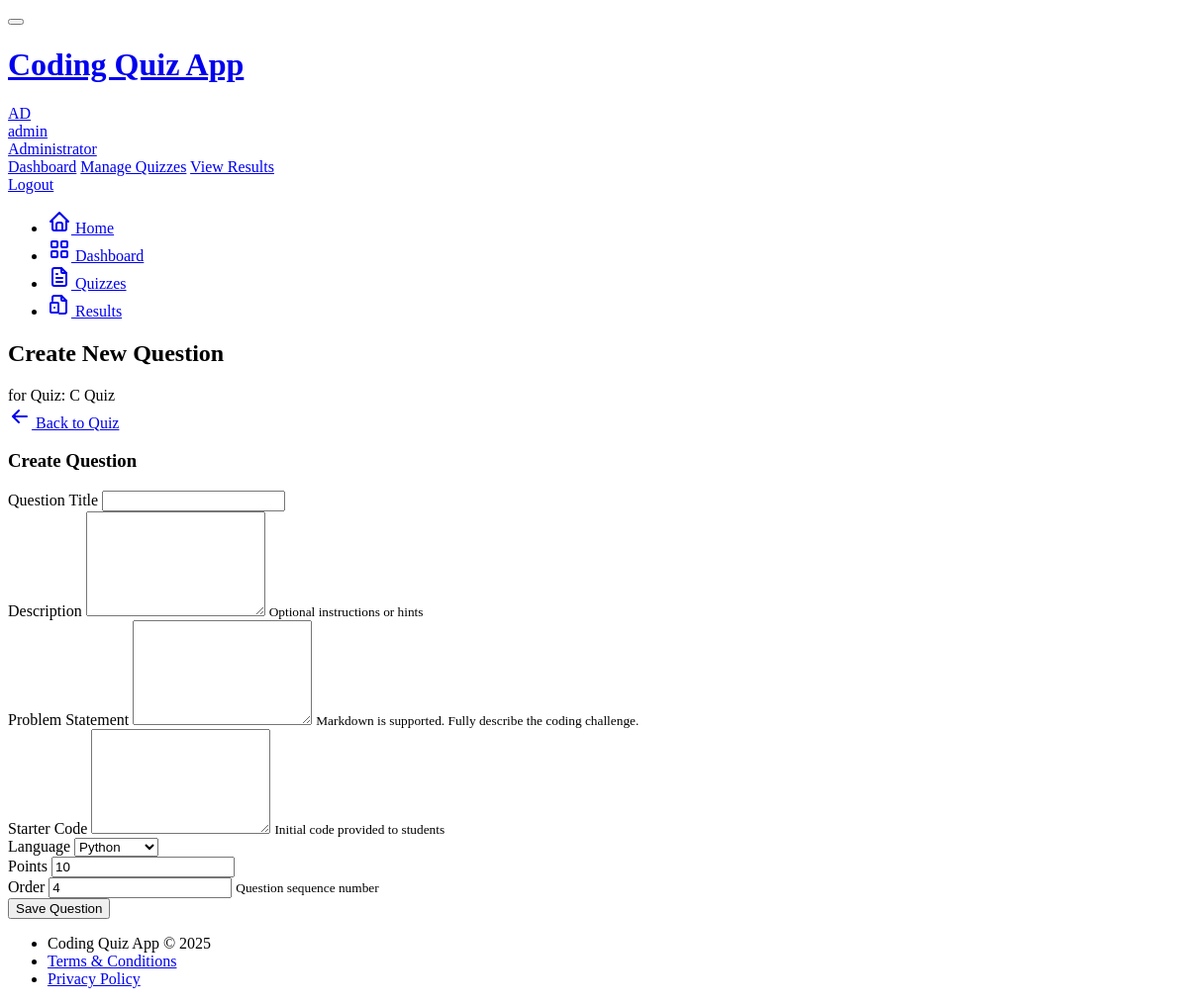
The app's page /admin/quizzes/2/questions/code/new (signed in) with its own data.
### models.py (models this page shows, shortened)
class User(UserMixin, db.Model):
    id = db.Column(db.Integer, primary_key=True)
    username = db.Column(db.String(64), unique=True, index=True)
    email = db.Column(db.String(120), unique=True, index=True)
    password_hash = db.Column(db.String(128))
    is_admin = db.Column(db.Boolean, default=False)
    created_at = db.Column(db.DateTime, default=datetime.utcnow)
    quizzes = db.relationship('Quiz', backref='author', lazy='dynamic')
    submissions = db.relationship('Submission', backref='student', lazy='dynamic')

class Quiz(db.Model):
    id = db.Column(db.Integer, primary_key=True)
    title = db.Column(db.String(100), nullable=False)
    description = db.Column(db.Text)
    is_active = db.Column(db.Boolean, default=True)
    time_limit = db.Column(db.Integer, default=30)  # minutes
    created_at = db.Column(db.DateTime, default=datetime.utcnow)
    updated_at = db.Column(db.DateTime, default=datetime.utcnow, onupdate=datetime.utcnow)
    author_id = db.Column(db.Integer, db.ForeignKey('user.id'))
    questions = db.relationship('Question', backref='quiz', lazy='dynamic', cascade='all, delete-orphan')
    submissions = db.relationship('Submission', backref='quiz', lazy='dynamic')

### app/routes/admin.py (the view, shortened to what this page needs)
@admin_bp.route('/quizzes/<int:quiz_id>/questions/code/new', methods=['GET', 'POST'])
@admin_required
def create_code_question(quiz_id):
    quiz = Quiz.query.get_or_404(quiz_id)
    if quiz.author_id != current_user.id:
        abort(403)
    form = CodeQuestionForm()
    form.order.data = quiz.questions.count() + 1
    form.points.data = 10
    return render_template('admin/question_form.html',
                          form=form,
                          quiz=quiz,
                          title='Create Code Question')

### forms.py
class CodeQuestionForm(BaseQuestionForm):
    starter_code = TextAreaField('Starter Code', validators=[Optional()])
    language = SelectField('Language', validators=[DataRequired()])
    def __init__(self, *args, **kwargs):
        super(CodeQuestionForm, self).__init__(*args, **kwargs)
        from config import Config
        self.language.choices = [(lang, details['name']) for lang, details in Config.SUPPORTED_LANGUAGES.items()]
        self.question_type.data = 'code'

### app/routes/admin.py (called while the page is built)
def admin_required(func):
    @wraps(func)
    @login_required
    def decorated_view(*args, **kwargs):
        if not current_user.is_admin:
            abort(403)
        return func(*args, **kwargs)
    return decorated_view

### app/templates/admin/question_form.html (shortened to what this page needs)
{% extends "base.html" %}
{% block extra_head %}
<link rel="stylesheet" href="https://cdnjs.cloudflare.com/ajax/libs/codemirror/5.65.2/codemirror.min.css">
<link rel="stylesheet" href="https://cdnjs.cloudflare.com/ajax/libs/codemirror/5.65.2/theme/dracula.min.css">
{% endblock %}
{% block page_title %}
{% if question %}Edit Question{% else %}Create New Question{% endif %}
{% endblock %}
{% block subtitle %}
for Quiz: {{ quiz.title }}
{% endblock %}
{% block page_actions %}
<a href="{{ url_for('admin.edit_quiz', quiz_id=quiz.id) }}" class="btn btn-outline-primary">
    Back to Quiz
</a>
{% endblock %}
{% block content %}
<div class="row row-cards">
    <div class="col-md-8">
        <div class="card">
            <div class="card-header">
                <h3 class="card-title">{% if question %}Edit Question{% else %}Create Question{% endif %}</h3>
            </div>
            <div class="card-body">
                <form method="post" action="{% if question %}{{ url_for('admin.edit_question', quiz_id=quiz.id, question_id=question.id) }}{% else %}{{ url_for('admin.create_code_question', quiz_id=quiz.id) }}{% endif %}">
                    <div class="mb-3">
                        <label class="form-label required">{{ form.title.label }}</label>
                        <input type="text" class="form-control {% if form.title.errors %}is-invalid{% endif %}"
                               name="{{ form.title.name }}" value="{{ form.title.data or '' }}" required>
                    </div>
                    <div class="mb-3">
                        <label class="form-label">{{ form.description.label }}</label>
                        <textarea class="form-control {% if form.description.errors %}is-invalid{% endif %}"
                                  name="{{ form.description.name }}" rows="2">{{ form.description.data or '' }}</textarea>
                        <small class="form-hint">Optional instructions or hints</small>
                    </div>
                    <div class="mb-3">
                        <label class="form-label required">{{ form.problem_statement.label }}</label>
                        <textarea class="form-control {% if form.problem_statement.errors %}is-invalid{% endif %}"
                                  name="{{ form.problem_statement.name }}" rows="6" required>{{ form.problem_statement.data or '' }}</textarea>
                        <small class="form-hint">Markdown is supported. Fully describe the coding challenge.</small>
                    </div>
                    <div class="mb-3">
                        <label class="form-label">{{ form.starter_code.label }}</label>
                        <textarea id="starter-code" class="form-control {% if form.starter_code.errors %}is-invalid{% endif %}"
                                  name="{{ form.starter_code.name }}">{{ form.starter_code.data or '' }}</textarea>
                        <small class="form-hint">Initial code provided to students</small>
                    </div>
                    <div class="row">
                        <div class="col-md-4 mb-3">
                            <label class="form-label required">{{ form.language.label }}</label>
                            <select class="form-select {% if form.language.errors %}is-invalid{% endif %}"
                                    name="{{ form.language.name }}" id="language-select" required>
                                {% for value, label in form.language.choices %}
                                    <option value="{{ value }}" {% if form.language.data == value %}selected{% endif %}>{{ label }}</option>
                                {% endfor %}
                            </select>
                        </div>
                        <div class="col-md-4 mb-3">
                            <label class="form-label required">{{ form.points.label }}</label>
                            <input type="number" class="form-control {% if form.points.errors %}is-invalid{% endif %}"
                                   name="{{ form.points.name }}" value="{{ form.points.data or '10' }}" required>
                        </div>
                        <div class="col-md-4 mb-3">
                            <label class="form-label required">{{ form.order.label }}</label>
                            <input type="number" class="form-control {% if form.order.errors %}is-invalid{% endif %}"
                                   name="{{ form.order.name }}" value="{{ form.order.data or '1' }}" required>
                            <small class="form-hint">Question sequence number</small>
                        </div>
                    </div>
                    <div class="form-footer">
                        <button type="submit" class="btn btn-primary">Save Question</button>
                    </div>
                </form>
            </div>
        </div>
    </div>
</div>
{% endblock %}

### app/templates/base.html (shortened to what this page needs)
<!DOCTYPE html>
<html lang="en">
<head>
    <link rel="stylesheet" href="https://cdn.jsdelivr.net/npm/@tabler/core@1.0.0-beta17/dist/css/tabler.min.css">
    <link rel="stylesheet" href="https://cdn.jsdelivr.net/npm/@tabler/core@1.0.0-beta17/dist/css/tabler-flags.min.css">
    <link rel="stylesheet" href="https://cdn.jsdelivr.net/npm/@tabler/core@1.0.0-beta17/dist/css/tabler-payments.min.css">
    <link rel="stylesheet" href="https://cdn.jsdelivr.net/npm/@tabler/core@1.0.0-beta17/dist/css/tabler-vendors.min.css">
    <link rel="stylesheet" href="https://cdnjs.cloudflare.com/ajax/libs/codemirror/5.65.2/codemirror.min.css">
    <link rel="stylesheet" href="https://cdnjs.cloudflare.com/ajax/libs/codemirror/5.65.2/theme/dracula.min.css">
    <link rel="stylesheet" href="{{ url_for('static', filename='css/custom.css') }}">
    {% block extra_head %}{% endblock %}
</head>
<body class="antialiased d-flex flex-column min-vh-100">
    <div class="page">
        <header class="navbar navbar-expand-md navbar-light d-print-none">
            <div class="container-xl">
                <button class="navbar-toggler" type="button" data-bs-toggle="collapse" data-bs-target="#navbar-menu">
                </button>
                <h1 class="navbar-brand navbar-brand-autodark d-none-navbar-horizontal pe-0 pe-md-3">
                    <a href="{{ url_for('main.index') }}">
                        Coding Quiz App
                    </a>
                </h1>
                <div class="navbar-nav flex-row order-md-last">
                    <div class="nav-item dropdown">
                        {% if current_user.is_authenticated %}
                        <a href="#" class="nav-link d-flex lh-1 text-reset p-0" data-bs-toggle="dropdown" aria-label="Open user menu">
                            <span class="avatar avatar-sm bg-primary">
                                {{ current_user.username[:2].upper() }}
                            </span>
                            <div class="d-none d-xl-block ps-2">
                                <div>{{ current_user.username }}</div>
                                <div class="mt-1 small text-muted">
                                    {% if current_user.is_admin %}Administrator{% else %}Student{% endif %}
                                </div>
                            </div>
                        </a>
                        <div class="dropdown-menu dropdown-menu-end dropdown-menu-arrow">
                            {% if current_user.is_admin %}
                            <a href="{{ url_for('admin.dashboard') }}" class="dropdown-item">Dashboard</a>
                            <a href="{{ url_for('admin.quizzes') }}" class="dropdown-item">Manage Quizzes</a>
                            <a href="{{ url_for('admin.results') }}" class="dropdown-item">View Results</a>
                            {% else %}
                            <a href="{{ url_for('student.dashboard') }}" class="dropdown-item">Dashboard</a>
                            <a href="{{ url_for('student.results') }}" class="dropdown-item">My Results</a>
                            {% endif %}
                            <a href="{{ url_for('auth.logout') }}" class="dropdown-item">Logout</a>
                        </div>
                        {% endif %}
                    </div>
                </div>
            </div>
        </header>
        <div class="navbar-expand-md">
            <div class="collapse navbar-collapse" id="navbar-menu">
                <div class="navbar navbar-light">
                    <div class="container-xl">
                        <ul class="navbar-nav">
                            <li class="nav-item {% if request.endpoint == 'main.index' %}active{% endif %}">
                                <a class="nav-link" href="{{ url_for('main.index') }}">
                                    <span class="nav-link-icon d-md-none d-lg-inline-block">
                                    </span>
                                    <span class="nav-link-title">Home</span>
                                </a>
                            </li>
                            {% if current_user.is_authenticated %}
                                {% if current_user.is_admin %}
                                <li class="nav-item {% if request.endpoint == 'admin.dashboard' %}active{% endif %}">
                                    <a class="nav-link" href="{{ url_for('admin.dashboard') }}">
                                        <span class="nav-link-icon d-md-none d-lg-inline-block">
                                        </span>
                                        <span class="nav-link-title">Dashboard</span>
                                    </a>
                                </li>
                                <li class="nav-item {% if request.endpoint == 'admin.quizzes' %}active{% endif %}">
                                    <a class="nav-link" href="{{ url_for('admin.quizzes') }}">
                                        <span class="nav-link-icon d-md-none d-lg-inline-block">
                                        </span>
                                        <span class="nav-link-title">Quizzes</span>
                                    </a>
                                </li>
                                <li class="nav-item {% if request.endpoint == 'admin.results' %}active{% endif %}">
                                    <a class="nav-link" href="{{ url_for('admin.results') }}">
                                        <span class="nav-link-icon d-md-none d-lg-inline-block">
                                        </span>
                                        <span class="nav-link-title">Results</span>
                                    </a>
                                </li>
                                {% endif %}
                            {% endif %}
                        </ul>
                    </div>
                </div>
            </div>
        </div>
        <div class="page-wrapper">
            <div class="container-xl">
                <div class="page-header d-print-none">
                    <div class="row align-items-center">
                        <div class="col">
                            <h2 class="page-title">
                                {% block page_title %}{{ title }}{% endblock %}
                            </h2>
                            <div class="text-muted mt-1">
                                {% block subtitle %}{% endblock %}
                            </div>
                        </div>
                        <div class="col-auto ms-auto">
                            {% block page_actions %}{% endblock %}
                        </div>
                    </div>
                </div>
            </div>
            <div class="page-body">
                <div class="container-xl">
                    {% block content %}{% endblock %}
                </div>
            </div>
            <footer class="footer footer-transparent d-print-none mt-auto">
                <div class="container-xl">
                    <div class="row text-center align-items-center flex-row-reverse">
                        <div class="col-12 col-lg-auto mt-3 mt-lg-0">
                            <ul class="list-inline list-inline-dots mb-0">
                                <li class="list-inline-item">
                                    Coding Quiz App &copy; 2025
                                </li>
                                <li class="list-inline-item">
                                    <a href="#" class="link-secondary">Terms & Conditions</a>
                                </li>
                                <li class="list-inline-item">
                                    <a href="#" class="link-secondary">Privacy Policy</a>
                                </li>
                            </ul>
                        </div>
                    </div>
                </div>
            </footer>
        </div>
    </div>
</body>
</html>

### static/css/custom.css (style rules this page uses)
textarea.form-control { min-height: 100px; }

### records on screen
User: username "AD", username "admin"
Quiz: title "C Quiz"

### other values on screen
form field language "Python"
